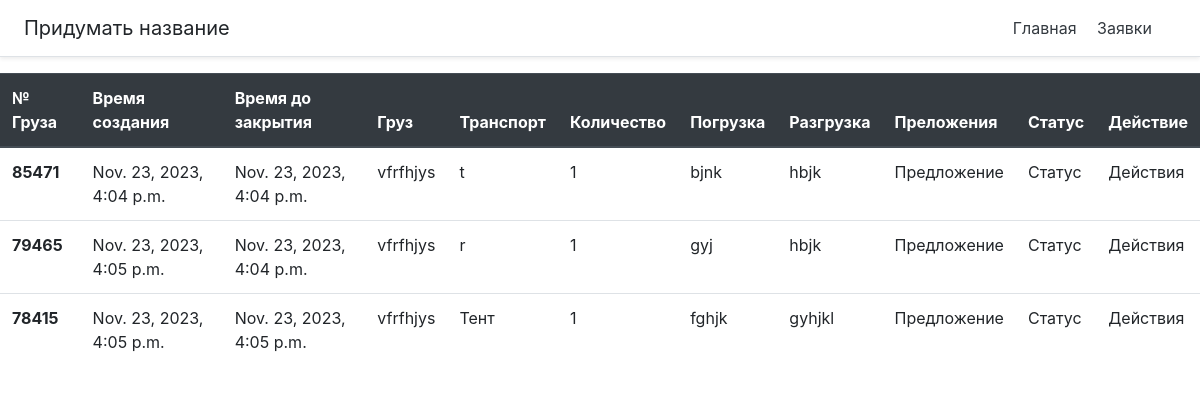
The page /reuisition_note/ on the database as committed earlier.
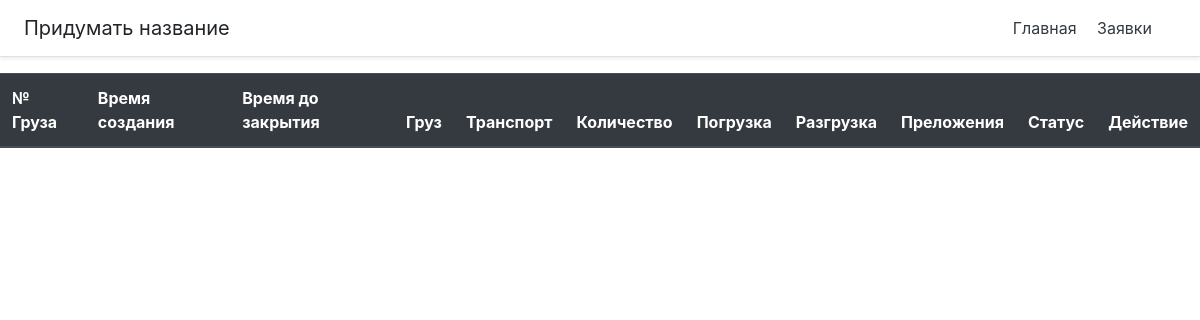
The same page on the database as committed later.
### main/models.py (models this page shows, shortened)
class Zayaka(models.Model):
    number = models.IntegerField(unique=True)
    creation_time = models.DateTimeField(auto_now_add=True)
    closing_time = models.DateTimeField()
    gruz = models.ForeignKey(InformationOfCargo, on_delete= models.CASCADE, related_name= 'gruz')
    transport = models.ForeignKey(Transport, on_delete=models.CASCADE, related_name='transport')
    kolishestvo = models.IntegerField(default=1)
    pogruzka = models.TextField()  ### сделать фильтр
    razgruzka = models.TextField()
    "подумать над предложением спросить у Никиты" ### 23.08
    "подумать над статусом спросить у Никиты"
    "подумать над дейсвием спросить у Никиты"

class InformationOfCargo(models.Model):
    name = models.CharField(max_length=100)
    temperatyra = models.IntegerField(default=0)
    ves = models.IntegerField(default=0)
    obiom = models.IntegerField(default=0)
    kolvoMest = models.IntegerField(default=0)
    stoimostGruza = models.DecimalField(decimal_places=2, max_digits=2, blank=True, null=True)
    def __str__(self):
        return f"{self.name}"

class Transport(models.Model):
    CHOICES = (
        ("Тент", "Tent"),
        ("Изотерма", 'Izoterma'),
        ("Рефрижератор", 'Refrezirator')
    )
    name = models.CharField(choices=CHOICES, max_length=50, default=0)
    gabariti = models.IntegerField(default=0)
    def __str__(self):
        return f"{self.name}"

### main/views.py (the view)
# urls.py: path("reuisition_note/", ReuisitionNoteView.as_view(), name='reuisition-note'),
class ReuisitionNoteView(TemplateView):
    template_name = "main/reuisition_note.html"
    def get(self, request, *args, **kwargs):
        zayakas = Zayaka.objects.all()
        params = {
            "zayakas": zayakas
        }
        return render(request, self.template_name, params)

### main/templates/main/reuisition_note.html (shortened to what this page needs)
{% extends 'main/base.html' %}
{% block content %}
    <table class="table">
  <thead class="thead-dark">
    <tr>
      <th scope="col">№ Груза</th>
      <th scope="col">Время создания</th>
      <th scope="col">Время до закрытия</th>
      <th scope="col">Груз</th>
      <th scope="col">Транспорт</th>
      <th scope="col">Количество</th>
      <th scope="col">Погрузка</th>
      <th scope="col">Разгрузка</th>
      <th scope="col">Преложения</th>
      <th scope="col">Статус</th>
      <th scope="col">Действие</th>
    </tr>
  </thead>
  <tbody>
  {% for zayaka in zayakas %}
    <tr>
      <th scope="row">{{ zayaka.number }}</th>
      <td>{{ zayaka.creation_time }}</td>
      <td>{{ zayaka.closing_time }}</td>
      <td>{{ zayaka.gruz }}</td>
      <td>{{ zayaka.transport }}</td>
      <td>{{ zayaka.kolishestvo }}</td>
      <td>{{ zayaka.pogruzka }}</td>
      <td>{{ zayaka.razgruzka }}</td>
      <td>Предложение</td>
      <td>Статус</td>
      <td>Действия</td>
    </tr>
  {% endfor %}
  </tbody>
</table>
{% endblock %}

Rows that differ between the two databases and show on the page:
removed Zayaka: number "85471", creation_time "Nov. 23, 2023, 4:04 p.m.", closing_time "Nov. 23, 2023, 4:04 p.m.", gruz "vfrfhjys", transport "t", kolishestvo "1", pogruzka "bjnk", razgruzka "hbjk"
removed Zayaka: number "79465", creation_time "Nov. 23, 2023, 4:05 p.m.", closing_time "Nov. 23, 2023, 4:04 p.m.", gruz "vfrfhjys", transport "r", kolishestvo "1", pogruzka "gyj", razgruzka "hbjk"
removed Zayaka: number "78415", creation_time "Nov. 23, 2023, 4:05 p.m.", closing_time "Nov. 23, 2023, 4:05 p.m.", gruz "vfrfhjys", transport "Тент", kolishestvo "1", pogruzka "fghjk", razgruzka "gyhjkl"
